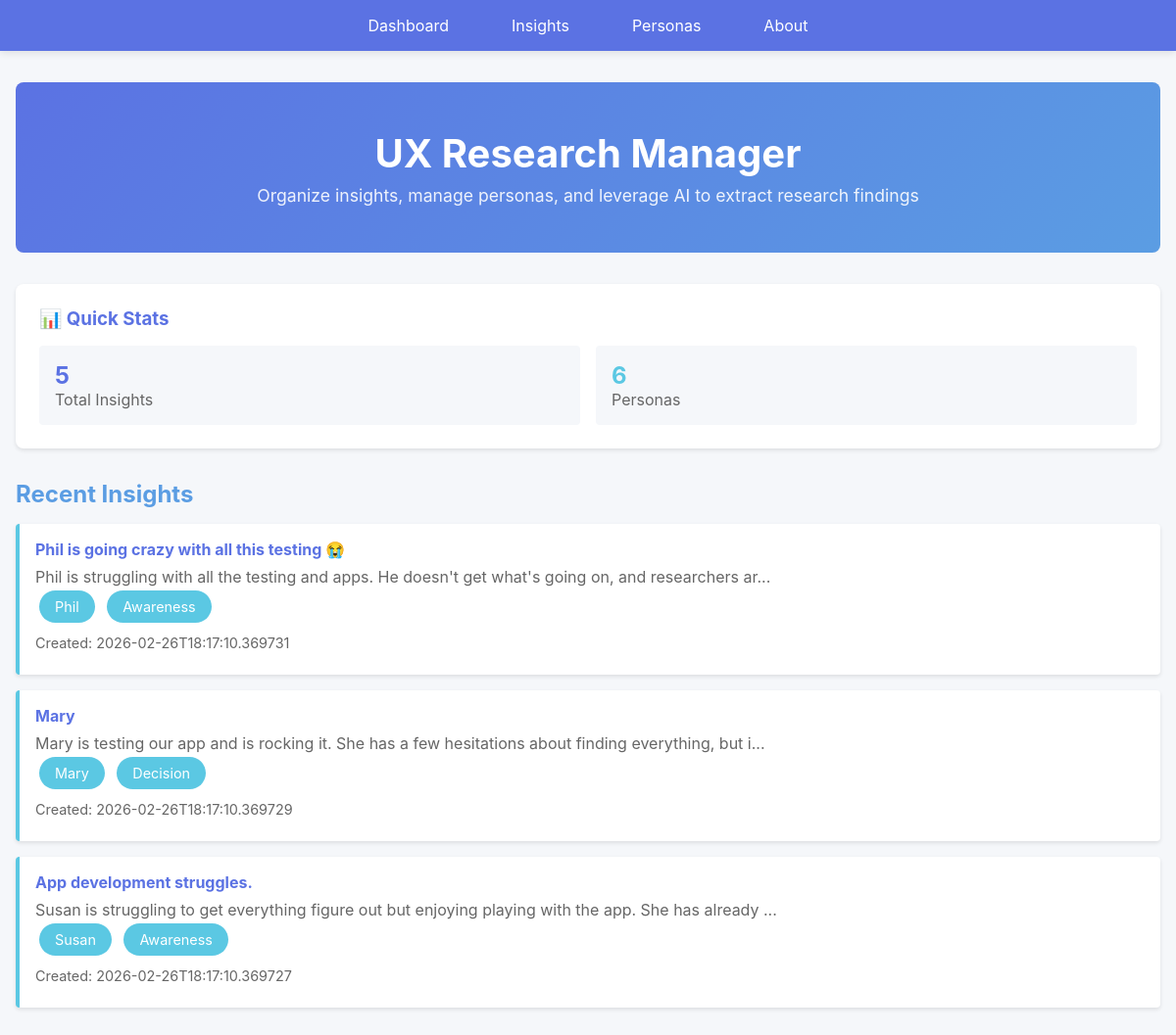
Before: / with the older database file.
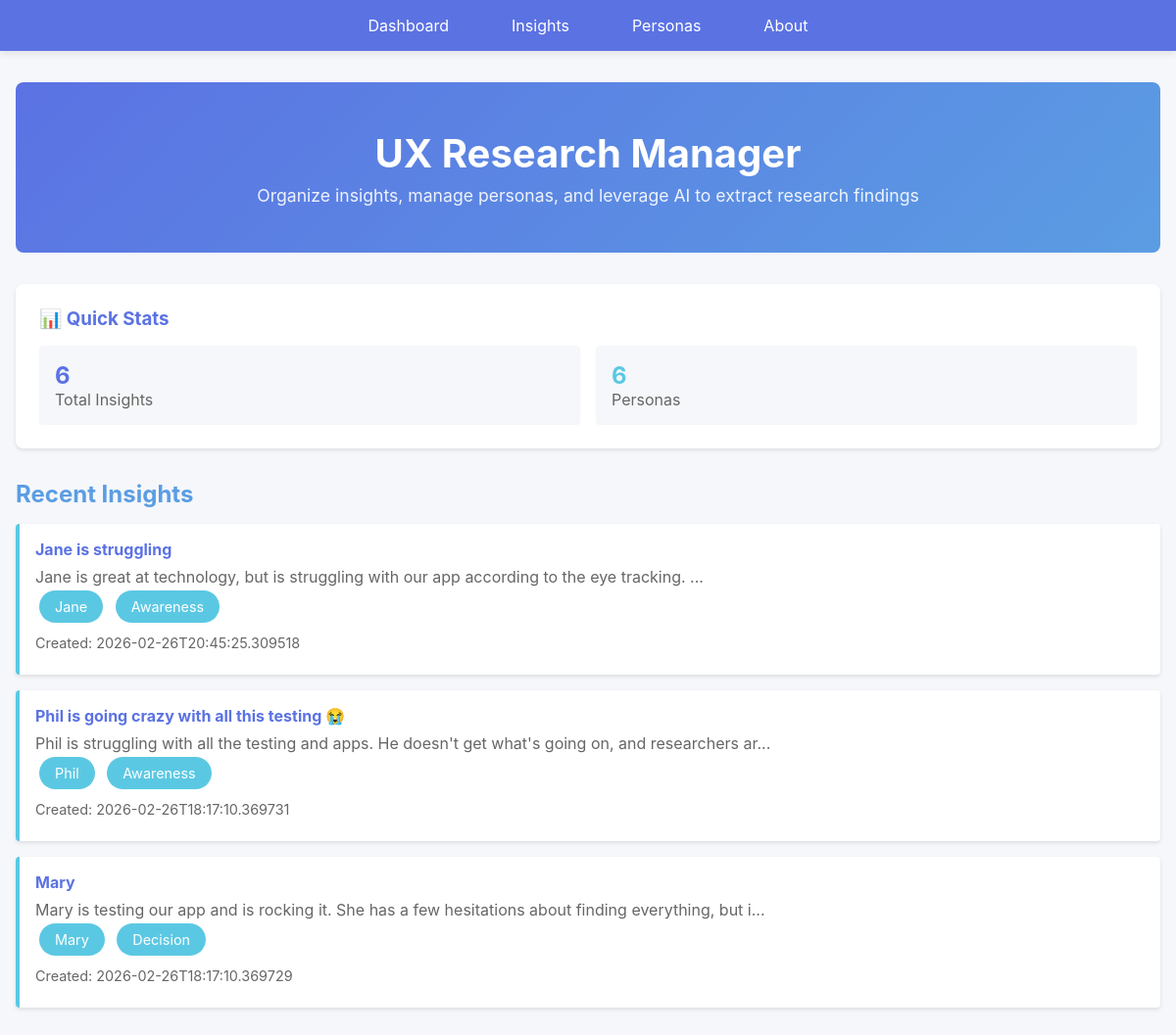
After: the same page with the newer database file.
### models.py (models this page shows, shortened)
class Insight(db.Model):
    __tablename__ = 'insights'
    id = db.Column(db.Integer, primary_key=True)
    title = db.Column(db.String(200), nullable=False)
    description = db.Column(db.Text, nullable=False)
    persona_id = db.Column(db.Integer, db.ForeignKey('personas.id'), nullable=True)
    journey_stage = db.Column(db.String(100), nullable=True)
    timestamp = db.Column(db.DateTime, nullable=False, default=datetime.utcnow)
    ai_summary = db.Column(db.Text, nullable=True)
    def to_dict(self):
        return {
            'id': self.id,
            'title': self.title,
            'description': self.description,
            'persona_id': self.persona_id,
            'persona_name': self.persona.name if self.persona else None,
            'journey_stage': self.journey_stage,
            'timestamp': self.timestamp.isoformat() if self.timestamp else None,
            'ai_summary': self.ai_summary
        }

class Persona(db.Model):
    __tablename__ = 'personas'
    id = db.Column(db.Integer, primary_key=True)
    name = db.Column(db.String(200), nullable=False)
    description = db.Column(db.Text, nullable=False)
    timestamp = db.Column(db.DateTime, nullable=False, default=datetime.utcnow)
    insights = db.relationship('Insight', backref='persona', lazy=True, cascade='all, delete-orphan')

### web_app.py (the view)
@app.route('/')
def dashboard():
    insights = Insight.query.order_by(Insight.timestamp.desc()).all()
    personas = Persona.query.all()
    recent_insights = []
    for insight in insights[:3]:  # First 3 (most recent)
        insight_dict = insight.to_dict()
        recent_insights.append(insight_dict)
    return render_template(
        'dashboard.html',
        colors=COLORS,
        insights_count=len(insights),
        personas_count=len(personas),
        recent_insights=recent_insights
    )

### templates/dashboard.html
{% extends "base.html" %}
{% block content %}
<div class="hero">
    <h1>UX Research Manager</h1>
    <p>Organize insights, manage personas, and leverage AI to extract research findings</p>
</div>
<div class="filter-section">
    <h3>📊 Quick Stats</h3>
    <div style="display: grid; grid-template-columns: repeat(auto-fit, minmax(150px, 1fr)); gap: 1rem;">
        <div style="padding: 1rem; background: #f5f7fa; border-radius: 4px;">
            <div style="font-size: 1.5rem; font-weight: bold; color: var(--royal-blue);">{{ insights_count }}</div>
            <div style="color: #666;">Total Insights</div>
        </div>
        <div style="padding: 1rem; background: #f5f7fa; border-radius: 4px;">
            <div style="font-size: 1.5rem; font-weight: bold; color: var(--sky-blue);">{{ personas_count }}</div>
            <div style="color: #666;">Personas</div>
        </div>
    </div>
</div>
<h2>Recent Insights</h2>
{% if recent_insights %}
<div class="insights-list">
    {% for insight in recent_insights %}
    <div class="insight-item">
        <h4>{{ insight.title }}</h4>
        <p style="color: #666;">{{ insight.description[:100] }}...</p>
        {% if insight.persona_id %}
        <span class="chip">{{ insight.persona_name }}</span>
        {% endif %}
        {% if insight.journey_stage %}
        <span class="chip">{{ insight.journey_stage }}</span>
        {% endif %}
        <div class="meta">Created: {{ insight.timestamp }}</div>
    </div>
    {% endfor %}
</div>
{% else %}
<div class="empty-state">
    <p>No insights yet. <a href="/insights" style="color: var(--royal-blue);">Create one!</a></p>
</div>
{% endif %}
{% endblock %}

### templates/base.html (shortened to what this page needs)
<!DOCTYPE html>
<html lang="en">
<head>
    <link rel="stylesheet" href="{{ url_for('static', filename='style.css') }}">
</head>
<body>
    <nav>
        <ul>
            <li><a href="/">Dashboard</a></li>
            <li><a href="/insights">Insights</a></li>
            <li><a href="/personas">Personas</a></li>
            <li><a href="/about">About</a></li>
        </ul>
    </nav>
    <div class="container">
        {% block content %}{% endblock %}
    </div>
</body>
</html>

### static/style.css (style rules this page uses)
* { margin: 0; padding: 0; box-sizing: border-box; }
body { font-family: -apple-system, BlinkMacSystemFont, 'Segoe UI', Roboto, Oxygen, Ubuntu, Cantarell, sans-serif; background-color: #f5f7fa; color: #333; }
nav { background-color: var(--royal-blue); padding: 1rem 0; box-shadow: 0 2px 8px rgba(0,0,0,0.1); position: sticky; top: 0; z-index: 100; }
nav ul { list-style: none; display: flex; justify-content: center; gap: 2rem; max-width: 1200px; margin: 0 auto; padding: 0 1rem; }
nav a { color: white; text-decoration: none; padding: 0.5rem 1rem; border-radius: 4px; transition: background-color 0.3s; }
.container { max-width: 1200px; margin: 0 auto; padding: 2rem 1rem; }
h1 { color: var(--royal-blue); margin-bottom: 2rem; text-align: center; }
h2 { color: var(--medium-blue); margin: 1.5rem 0 1rem 0; }
.chip { display: inline-block; background-color: var(--sky-blue); color: white; padding: 0.5rem 1rem; border-radius: 20px; margin: 0.25rem; font-size: 0.9rem; }
.filter-section { background: var(--white); padding: 1.5rem; border-radius: 8px; margin-bottom: 2rem; box-shadow: 0 2px 4px rgba(0,0,0,0.1); }
.filter-section h3 { color: var(--royal-blue); margin-bottom: 1rem; }
.insights-list, .personas-list { display: grid; grid-template-columns: 1fr; gap: 1rem; }
.insight-item, .persona-item { background: var(--white); padding: 1rem; border-left: 4px solid var(--sky-blue); border-radius: 4px; box-shadow: 0 2px 4px rgba(0,0,0,0.1); }
.insight-item h4, .persona-item h4 { color: var(--royal-blue); margin-bottom: 0.5rem; }
.meta { color: #666; font-size: 0.9rem; margin: 0.5rem 0; }
.hero { text-align: center; padding: 3rem 1rem; background: linear-gradient(135deg, var(--royal-blue) 0%, var(--medium-blue) 100%); color: white; border-radius: 8px; margin-bottom: 2rem; }
.hero h1 { color: white; font-size: 2.5rem; margin-bottom: 0.5rem; }
.hero p { font-size: 1.1rem; opacity: 0.9; }

Changed rows visible on the page:
no longer on this page (row unchanged): Insight: title "App development struggles.", description "Susan is struggling to get everything figure out but enjoying playing with the app. She has already", journey_stage "Awareness"
no longer on this page (row unchanged): Persona: persona_name "Susan"
added Insight: title "Jane is struggling", description "Jane is great at technology, but is struggling with our app according to the eye tracking.", journey_stage "Awareness"
now on this page (row unchanged): Persona: persona_name "Jane"
Other visible differences:
{{ insights_count }}: "5" → "6"
new list line: "... Created: 2026-02-26T20:45:25.309518"
list line gone: "... Created: 2026-02-26T18:17:10.369727"
